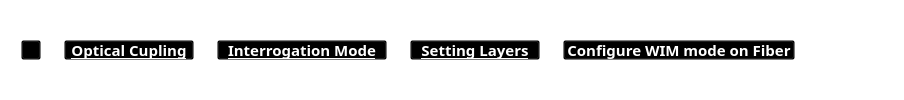
           <widget class="QFrame" name="frame_hierarq_8">
            <property name="sizePolicy">
             <sizepolicy hsizetype="Preferred" vsizetype="Preferred">
              <horstretch>0</horstretch>
              <verstretch>0</verstretch>
             </sizepolicy>
            </property>
            <property name="maximumSize">
             <size>
              <width>16777215</width>
              <height>16777215</height>
             </size>
            </property>
            <property name="styleSheet">
             <string notr="true">background:transparent;</string>
            </property>
            <property name="frameShape">
             <enum>QFrame::StyledPanel</enum>
            </property>
            <property name="frameShadow">
             <enum>QFrame::Raised</enum>
            </property>
            <layout class="QHBoxLayout" name="horizontalLayout_56">
             <property name="spacing">
              <number>8</number>
             </property>
             <property name="leftMargin">
              <number>20</number>
             </property>
             <property name="topMargin">
              <number>8</number>
             </property>
             <property name="rightMargin">
              <number>8</number>
             </property>
             <property name="bottomMargin">
              <number>8</number>
             </property>
             <item>
              <widget class="QPushButton" name="btn_home_4">
               <property name="minimumSize">
                <size>
                 <width>20</width>
                 <height>20</height>
                </size>
               </property>
               <property name="maximumSize">
                <size>
                 <width>20</width>
                 <height>20</height>
                </size>
               </property>
               <property name="cursor">
                <cursorShape>PointingHandCursor</cursorShape>
               </property>
               <property name="text">
                <string/>
               </property>
               <property name="icon">
                <iconset resource="icons_.qrc">
                 <normaloff>:/icons/icons/casa.png</normaloff>:/icons/icons/casa.png</iconset>
               </property>
               <property name="iconSize">
                <size>
                 <width>20</width>
                 <height>20</height>
                </size>
               </property>
              </widget>
             </item>
             <item>
              <widget class="QLabel" name="label_36">
               <property name="maximumSize">
                <size>
                 <width>10</width>
                 <height>10</height>
                </size>
               </property>
               <property name="text">
                <string/>
               </property>
               <property name="pixmap">
                <pixmap resource="icons_.qrc">:/icons/icons/simbolo-de-setas-duplas-para-a-direita-para-avancar.png</pixmap>
               </property>
               <property name="scaledContents">
                <bool>true</bool>
               </property>
              </widget>
             </item>
             <item>
              <widget class="QPushButton" name="btn_coupling_4">
               <property name="sizePolicy">
                <sizepolicy hsizetype="Maximum" vsizetype="Fixed">
                 <horstretch>0</horstretch>
                 <verstretch>0</verstretch>
                </sizepolicy>
               </property>
               <property name="minimumSize">
                <size>
                 <width>130</width>
                 <height>20</height>
                </size>
               </property>
               <property name="maximumSize">
                <size>
                 <width>130</width>
                 <height>20</height>
                </size>
               </property>
               <property name="font">
                <font>
                 <family>Segoe UI Semibold</family>
                 <pointsize>11</pointsize>
                 <bold>true</bold>
                 <underline>true</underline>
                </font>
               </property>
               <property name="cursor">
                <cursorShape>PointingHandCursor</cursorShape>
               </property>
               <property name="autoFillBackground">
                <bool>false</bool>
               </property>
               <property name="styleSheet">
                <string notr="true">color: rgb(255, 255, 255);</string>
               </property>
               <property name="text">
                <string>Optical Cupling</string>
               </property>
               <property name="checkable">
                <bool>false</bool>
               </property>
               <property name="checked">
                <bool>false</bool>
               </property>
               <property name="autoDefault">
                <bool>false</bool>
               </property>
               <property name="default">
                <bool>false</bool>
               </property>
              </widget>
             </item>
             <item>
              <widget class="QLabel" name="label_37">
               <property name="maximumSize">
                <size>
                 <width>10</width>
                 <height>10</height>
                </size>
               </property>
               <property name="text">
                <string/>
               </property>
               <property name="pixmap">
                <pixmap resource="icons_.qrc">:/icons/icons/simbolo-de-setas-duplas-para-a-direita-para-avancar.png</pixmap>
               </property>
               <property name="scaledContents">
                <bool>true</bool>
               </property>
              </widget>
             </item>
             <item>
              <widget class="QPushButton" name="btn_interrogation_3">
               <property name="sizePolicy">
                <sizepolicy hsizetype="Maximum" vsizetype="Fixed">
                 <horstretch>0</horstretch>
                 <verstretch>0</verstretch>
                </sizepolicy>
               </property>
               <property name="minimumSize">
                <size>
                 <width>170</width>
                 <height>20</height>
                </size>
               </property>
               <property name="maximumSize">
                <size>
                 <width>170</width>
                 <height>20</height>
                </size>
               </property>
               <property name="font">
                <font>
                 <family>Segoe UI Semibold</family>
                 <pointsize>11</pointsize>
                 <bold>true</bold>
                 <underline>true</underline>
                </font>
               </property>
               <property name="cursor">
                <cursorShape>PointingHandCursor</cursorShape>
               </property>
               <property name="autoFillBackground">
                <bool>false</bool>
               </property>
               <property name="styleSheet">
                <string notr="true">color: rgb(255, 255, 255);</string>
               </property>
               <property name="text">
                <string>Interrogation Mode</string>
               </property>
               <property name="checkable">
                <bool>false</bool>
               </property>
               <property name="checked">
                <bool>false</bool>
               </property>
               <property name="autoDefault">
                <bool>false</bool>
               </property>
               <property name="default">
                <bool>false</bool>
               </property>
              </widget>
             </item>
             <item>
              <widget class="QLabel" name="label_38">
               <property name="maximumSize">
                <size>
                 <width>10</width>
                 <height>10</height>
                </size>
               </property>
               <property name="text">
                <string/>
               </property>
               <property name="pixmap">
                <pixmap resource="icons_.qrc">:/icons/icons/simbolo-de-setas-duplas-para-a-direita-para-avancar.png</pixmap>
               </property>
               <property name="scaledContents">
                <bool>true</bool>
               </property>
              </widget>
             </item>
             <item>
              <widget class="QPushButton" name="btn_setting_layers_2">
               <property name="sizePolicy">
                <sizepolicy hsizetype="Maximum" vsizetype="Fixed">
                 <horstretch>0</horstretch>
                 <verstretch>0</verstretch>
                </sizepolicy>
               </property>
               <property name="minimumSize">
                <size>
                 <width>130</width>
                 <height>20</height>
                </size>
               </property>
               <property name="maximumSize">
                <size>
                 <width>170</width>
                 <height>20</height>
                </size>
               </property>
               <property name="font">
                <font>
                 <family>Segoe UI Semibold</family>
                 <pointsize>11</pointsize>
                 <bold>true</bold>
                 <underline>true</underline>
                </font>
               </property>
               <property name="cursor">
                <cursorShape>PointingHandCursor</cursorShape>
               </property>
               <property name="autoFillBackground">
                <bool>false</bool>
               </property>
               <property name="styleSheet">
                <string notr="true">color: rgb(255, 255, 255);</string>
               </property>
               <property name="text">
                <string>Setting Layers</string>
               </property>
               <property name="checkable">
                <bool>false</bool>
               </property>
               <property name="checked">
                <bool>false</bool>
               </property>
               <property name="autoDefault">
                <bool>false</bool>
               </property>
               <property name="default">
                <bool>false</bool>
               </property>
              </widget>
             </item>
             <item>
              <widget class="QLabel" name="label_39">
               <property name="maximumSize">
                <size>
                 <width>10</width>
                 <height>10</height>
                </size>
               </property>
               <property name="text">
                <string/>
               </property>
               <property name="pixmap">
                <pixmap resource="icons_.qrc">:/icons/icons/simbolo-de-setas-duplas-para-a-direita-para-avancar.png</pixmap>
               </property>
               <property name="scaledContents">
                <bool>true</bool>
               </property>
              </widget>
             </item>
             <item>
              <widget class="QPushButton" name="btn_config_WIM_fiber">
               <property name="sizePolicy">
                <sizepolicy hsizetype="Maximum" vsizetype="Fixed">
                 <horstretch>0</horstretch>
                 <verstretch>0</verstretch>
                </sizepolicy>
               </property>
               <property name="minimumSize">
                <size>
                 <width>220</width>
                 <height>20</height>
                </size>
               </property>
               <property name="maximumSize">
                <size>
                 <width>260</width>
                 <height>20</height>
                </size>
               </property>
               <property name="font">
                <font>
                 <family>Segoe UI Semibold</family>
                 <pointsize>11</pointsize>
                 <bold>true</bold>
                 <underline>false</underline>
                </font>
               </property>
               <property name="cursor">
                <cursorShape>PointingHandCursor</cursorShape>
               </property>
               <property name="autoFillBackground">
                <bool>false</bool>
               </property>
               <property name="styleSheet">
                <string notr="true">color: rgb(255, 255, 255);</string>
               </property>
               <property name="text">
                <string>Configure WIM mode on Fiber</string>
               </property>
               <property name="checkable">
                <bool>false</bool>
               </property>
               <property name="checked">
                <bool>false</bool>
               </property>
               <property name="autoDefault">
                <bool>false</bool>
               </property>
               <property name="default">
                <bool>false</bool>
               </property>
              </widget>
             </item>
             <item>
              <spacer name="horizontalSpacer_106">
               <property name="orientation">
                <enum>Qt::Horizontal</enum>
               </property>
               <property name="sizeType">
                <enum>QSizePolicy::Expanding</enum>
               </property>
               <property name="sizeHint" stdset="0">
                <size>
                 <width>100</width>
                 <height>15</height>
                </size>
               </property>
              </spacer>
             </item>
            </layout>
           </widget>
